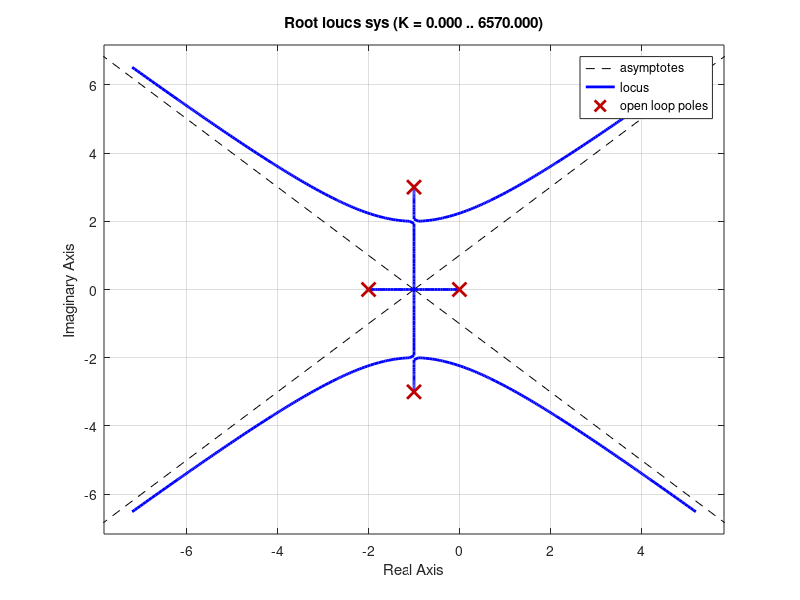

This chart was generated by the following MATLAB code:
%sys = zpk([], [0, -2, -1 + 0.5*1i, -1 - 0.5*1i], 1);
%sys = zpk([], [0, -2, -1 + 1i, -1 - 1i], 1);
sys = zpk([], [0, -2, -1 + 3i, -1 - 3i], 1);
rlocus(sys)